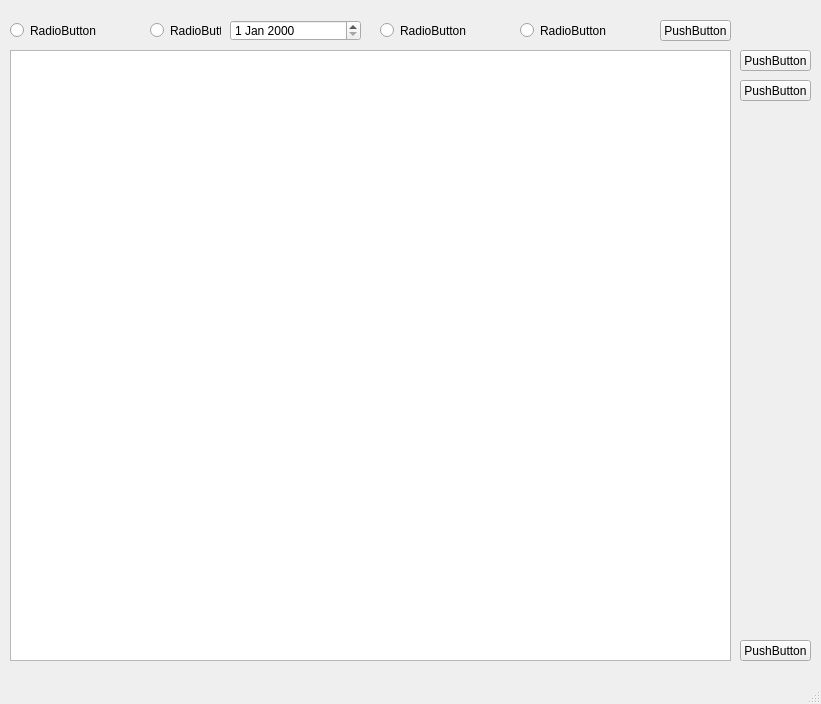
<?xml version="1.0" encoding="UTF-8"?>
<ui version="4.0">
 <class>MainWindow</class>
 <widget class="QMainWindow" name="MainWindow">
  <property name="enabled">
   <bool>true</bool>
  </property>
  <property name="geometry">
   <rect>
    <x>0</x>
    <y>0</y>
    <width>821</width>
    <height>704</height>
   </rect>
  </property>
  <property name="windowTitle">
   <string>MainWindow</string>
  </property>
  <widget class="QWidget" name="centralwidget">
   <widget class="QTableWidget" name="tableWidget">
    <property name="geometry">
     <rect>
      <x>10</x>
      <y>50</y>
      <width>721</width>
      <height>611</height>
     </rect>
    </property>
   </widget>
   <widget class="QPushButton" name="pushButton">
    <property name="geometry">
     <rect>
      <x>740</x>
      <y>50</y>
      <width>71</width>
      <height>21</height>
     </rect>
    </property>
    <property name="text">
     <string>PushButton</string>
    </property>
   </widget>
   <widget class="QPushButton" name="pushButton_2">
    <property name="geometry">
     <rect>
      <x>740</x>
      <y>80</y>
      <width>71</width>
      <height>21</height>
     </rect>
    </property>
    <property name="text">
     <string>PushButton</string>
    </property>
   </widget>
   <widget class="QRadioButton" name="radioButton">
    <property name="geometry">
     <rect>
      <x>10</x>
      <y>20</y>
      <width>131</width>
      <height>21</height>
     </rect>
    </property>
    <property name="text">
     <string>RadioButton</string>
    </property>
   </widget>
   <widget class="QRadioButton" name="radioButton_2">
    <property name="geometry">
     <rect>
      <x>150</x>
      <y>20</y>
      <width>71</width>
      <height>21</height>
     </rect>
    </property>
    <property name="text">
     <string>RadioButton</string>
    </property>
   </widget>
   <widget class="QRadioButton" name="radioButton_3">
    <property name="geometry">
     <rect>
      <x>380</x>
      <y>20</y>
      <width>131</width>
      <height>21</height>
     </rect>
    </property>
    <property name="text">
     <string>RadioButton</string>
    </property>
   </widget>
   <widget class="QRadioButton" name="radioButton_4">
    <property name="geometry">
     <rect>
      <x>520</x>
      <y>20</y>
      <width>131</width>
      <height>21</height>
     </rect>
    </property>
    <property name="text">
     <string>RadioButton</string>
    </property>
   </widget>
   <widget class="QPushButton" name="pushButton_3">
    <property name="geometry">
     <rect>
      <x>660</x>
      <y>20</y>
      <width>71</width>
      <height>21</height>
     </rect>
    </property>
    <property name="text">
     <string>PushButton</string>
    </property>
   </widget>
   <widget class="QPushButton" name="pushButton_4">
    <property name="geometry">
     <rect>
      <x>740</x>
      <y>640</y>
      <width>71</width>
      <height>21</height>
     </rect>
    </property>
    <property name="text">
     <string>PushButton</string>
    </property>
   </widget>
   <widget class="QDateEdit" name="dateEdit">
    <property name="geometry">
     <rect>
      <x>230</x>
      <y>20</y>
      <width>131</width>
      <height>21</height>
     </rect>
    </property>
   </widget>
  </widget>
  <widget class="QMenuBar" name="menubar">
   <property name="geometry">
    <rect>
     <x>0</x>
     <y>0</y>
     <width>821</width>
     <height>21</height>
    </rect>
   </property>
  </widget>
  <widget class="QStatusBar" name="statusbar"/>
 </widget>
 <resources/>
 <connections/>
</ui>
